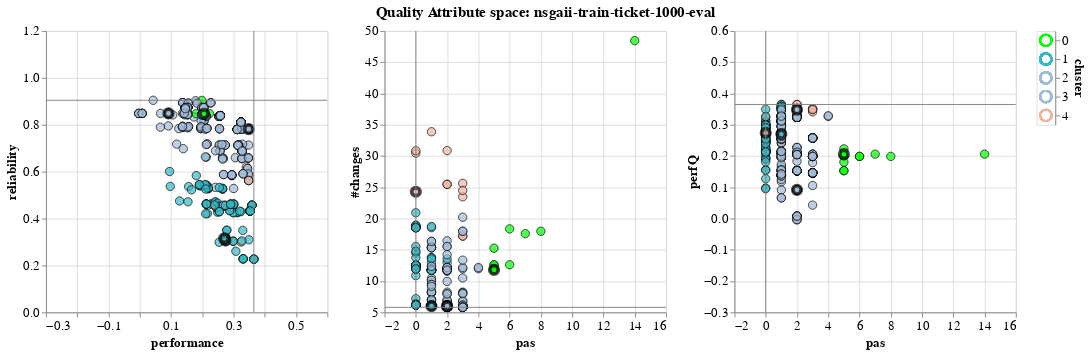

The code cell stored with this chart in its notebook:
### Code cell
# Graphical representations of objectives in 2D space
ref1000_space.show_objective_space()
#ref1000_space.show_petal_plot(labels=True, size=(20,5))

### Figure 1 — Vega-Lite specification as saved in the notebook (floating-point values rounded to 4 significant figures; data arrays with more than 128 entries replaced by an {"elided": "..."} marker saying what was removed)
{"config": {"view": {"continuousWidth": 300, "continuousHeight": 300}, "axis": {"labelFontSize": 14, "titleFontSize": 14}, "title": {"anchor": "middle", "fontSize": 16}}, "hconcat": [{"layer": [{"data": {"name": "data-30ffbcbe64a1dd41bf8637becbf7dd5c"}, "mark": {"type": "circle", "size": 80, "stroke": "black"}, "encoding": {"color": {"condition": {"test": {"or": [{"param": "param_2"}, {"param": "param_1"}]}, "field": "cluster", "legend": null, "scale": {"domain": [0, 1, 2, 3, 4], "range": ["#00ff00", "#37b8c5", "#a3bbd7", "#a3bbd7", "#eeb4a0"]}, "type": "ordinal"}, "value": "transparent"}, "fillOpacity": {"condition": {"param": "param_1", "value": 1.0}, "value": 0.1}, "order": {"field": "prototype", "type": "ordinal"}, "strokeWidth": {"condition": {"test": "datum.prototype", "value": 4}, "value": 1}, "tooltip": [{"field": "solID", "type": "quantitative"}, {"field": "perfQ", "type": "quantitative"}, {"field": "reliability", "type": "quantitative"}, {"field": "#changes", "type": "quantitative"}, {"field": "pas", "type": "quantitative"}, {"field": "label", "type": "nominal"}, {"field": "cluster", "type": "quantitative"}], "x": {"axis": {"title": "performance"}, "field": "perfQ", "scale": {"domain": [-0.2035, 0.5649]}, "type": "quantitative"}, "y": {"axis": {"title": "reliability"}, "field": "reliability", "scale": {"domain": [0.02673, 1.104]}, "type": "quantitative"}}, "name": "view_1"}, {"data": {"name": "data-219227cf1de5e0eb5cf68ed98f115d67"}, "mark": {"type": "rule", "color": "gray"}, "encoding": {"x": {"field": "x", "type": "quantitative"}}}, {"data": {"name": "data-4dfa5d5bcfd9cfb4188aba369c95e22c"}, "mark": {"type": "rule", "color": "gray"}, "encoding": {"y": {"field": "y", "type": "quantitative"}}}]}, {"layer": [{"data": {"name": "data-30ffbcbe64a1dd41bf8637becbf7dd5c"}, "mark": {"type": "circle", "size": 80, "stroke": "black"}, "encoding": {"color": {"condition": {"test": {"or": [{"param": "param_2"}, {"param": "param_1"}]}, "field": "cluster", "legend": null, "scale": {"domain": [0, 1, 2, 3, 4], "range": ["#00ff00", "#37b8c5", "#a3bbd7", "#a3bbd7", "#eeb4a0"]}, "type": "ordinal"}, "value": "transparent"}, "fillOpacity": {"condition": {"param": "param_1", "value": 1.0}, "value": 0.1}, "order": {"field": "prototype", "type": "ordinal"}, "strokeWidth": {"condition": {"test": "datum.prototype", "value": 4}, "value": 1}, "tooltip": [{"field": "solID", "type": "quantitative"}, {"field": "perfQ", "type": "quantitative"}, {"field": "reliability", "type": "quantitative"}, {"field": "#changes", "type": "quantitative"}, {"field": "pas", "type": "quantitative"}, {"field": "label", "type": "nominal"}, {"field": "cluster", "type": "quantitative"}], "x": {"axis": {"title": "pas"}, "field": "pas", "scale": {"domain": [-0.2, 14.2]}, "type": "quantitative"}, "y": {"axis": {"title": "#changes"}, "field": "#changes", "scale": {"domain": [5.6, 48.65]}, "type": "quantitative"}}, "name": "view_2"}, {"data": {"name": "data-6d8c1c24c6e6c01a5b03c8008eb22cfb"}, "mark": {"type": "rule", "color": "gray"}, "encoding": {"x": {"field": "x", "type": "quantitative"}}}, {"data": {"name": "data-9f769abb37160099fb6586b44b31a99b"}, "mark": {"type": "rule", "color": "gray"}, "encoding": {"y": {"field": "y", "type": "quantitative"}}}]}, {"layer": [{"data": {"name": "data-30ffbcbe64a1dd41bf8637becbf7dd5c"}, "mark": {"type": "circle", "size": 80, "stroke": "black"}, "encoding": {"color": {"condition": {"test": {"or": [{"param": "param_2"}, {"param": "param_1"}]}, "field": "cluster", "legend": null, "scale": {"domain": [0, 1, 2, 3, 4], "range": ["#00ff00", "#37b8c5", "#a3bbd7", "#a3bbd7", "#eeb4a0"]}, "type": "ordinal"}, "value": "transparent"}, "fillOpacity": {"condition": {"param": "param_1", "value": 1.0}, "value": 0.1}, "order": {"field": "prototype", "type": "ordinal"}, "strokeWidth": {"condition": {"test": "datum.prototype", "value": 4}, "value": 1}, "tooltip": [{"field": "solID", "type": "quantitative"}, {"field": "perfQ", "type": "quantitative"}, {"field": "reliability", "type": "quantitative"}, {"field": "#changes", "type": "quantitative"}, {"field": "pas", "type": "quantitative"}, {"field": "label", "type": "nominal"}, {"field": "cluster", "type": "quantitative"}], "x": {"axis": {"title": "pas"}, "field": "pas", "scale": {"domain": [-0.2, 14.2]}, "type": "quantitative"}, "y": {"axis": {"title": "perfQ"}, "field": "perfQ", "scale": {"domain": [-0.2035, 0.5649]}, "type": "quantitative"}}, "name": "view_3"}, {"data": {"name": "data-6d8c1c24c6e6c01a5b03c8008eb22cfb"}, "mark": {"type": "rule", "color": "gray"}, "encoding": {"x": {"field": "x", "type": "quantitative"}}}, {"data": {"name": "data-88023d0f46172d686dc7758db8b522aa"}, "mark": {"type": "rule", "color": "gray"}, "encoding": {"y": {"field": "y", "type": "quantitative"}}}]}, {"data": {"name": "data-d35aabc21b4b685533fcabb0597c1fee"}, "mark": {"type": "point", "size": 150}, "encoding": {"color": {"condition": {"test": {"or": [{"param": "param_2"}, {"param": "param_1"}]}, "field": "cluster", "legend": null, "scale": {"domain": [0, 1, 2, 3, 4], "range": ["#00ff00", "#37b8c5", "#a3bbd7", "#a3bbd7", "#eeb4a0"]}, "type": "ordinal"}, "value": "transparent"}, "y": {"axis": {"orient": "right"}, "field": "cluster", "type": "nominal"}}, "name": "view_4"}], "params": [{"name": "param_1", "select": {"type": "point"}, "views": ["view_1", "view_2", "view_3"]}, {"name": "param_3", "select": {"type": "interval", "encodings": ["x", "y"]}, "bind": "scales", "views": ["view_1"]}, {"name": "param_4", "select": {"type": "interval", "encodings": ["x", "y"]}, "bind": "scales", "views": ["view_2"]}, {"name": "param_5", "select": {"type": "interval", "encodings": ["x", "y"]}, "bind": "scales", "views": ["view_3"]}, {"name": "param_2", "select": {"type": "point", "fields": ["cluster"]}, "views": ["view_4"]}], "title": "Quality Attribute space: nsgaii-train-ticket-1000-eval", "$schema": "https://vega.github.io/schema/vega-lite/v5.8.0.json", "datasets": {"data-30ffbcbe64a1dd41bf8637becbf7dd5c": {"elided": "495 records"}, "data-219227cf1de5e0eb5cf68ed98f115d67": [{"x": 0.3649}], "data-4dfa5d5bcfd9cfb4188aba369c95e22c": [{"y": 0.9043}], "data-6d8c1c24c6e6c01a5b03c8008eb22cfb": [{"x": 0.0}], "data-9f769abb37160099fb6586b44b31a99b": [{"y": 5.8}], "data-88023d0f46172d686dc7758db8b522aa": [{"y": 0.3649}], "data-d35aabc21b4b685533fcabb0597c1fee": {"elided": "495 records"}}}
